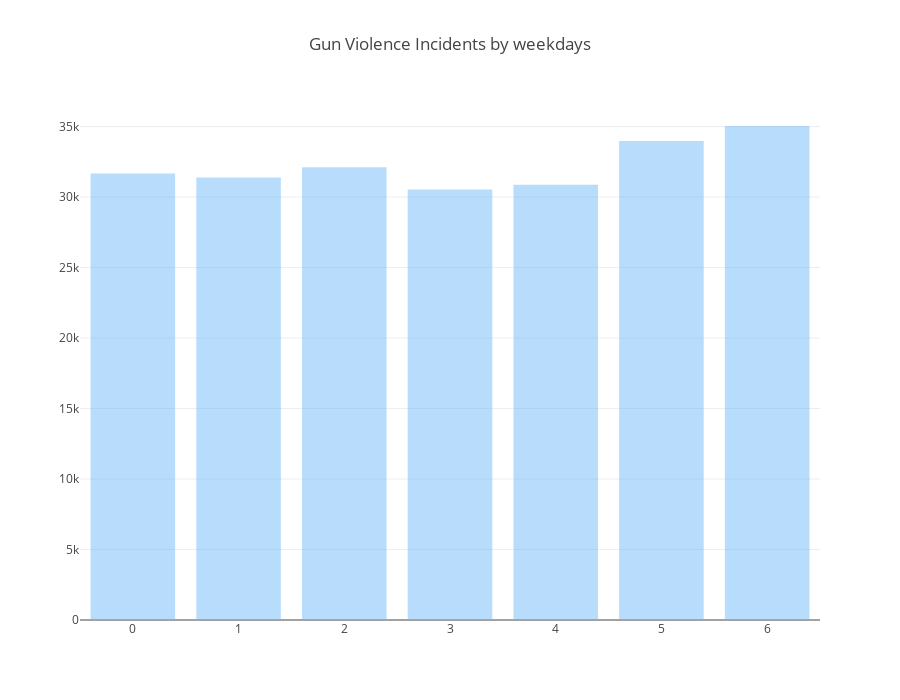

Source (notebook cell):
### Code cell
def create_stack_bar_data(col):
    aggregated = df[col].value_counts()
    x_values = aggregated.index.tolist()
    y_values = aggregated.values.tolist()
    return x_values, y_values

x1, y1 = create_stack_bar_data('weekday')
x1 = x1[:]
y1 = y1[:]
trace1 = go.Bar(x=x1, y=y1, opacity=.8, name="weekday count", marker=dict(color=['rgba(107, 184, 251, 0.6)',
                                                                               'rgba(107, 184, 251, 0.6)',
                                                                               'rgba(107, 184, 251, 0.6)',
                                                                               'rgba(107, 184, 251, 0.6)',
                                                                               'rgba(107, 184, 251, 0.6)',
                                                                               'rgba(107, 184, 251, 0.6)',
                                                                               'rgba(107, 184, 251, 0.6)']))
layout = dict(height=700, title='Gun Violence Incidents by weekdays', legend=dict(orientation="h"))
fig = go.Figure(data=[trace1], layout=layout)
iplot(fig)

### Figure 1 — Plotly figure (JSON) as saved in the notebook; plotly's stock layout.template omitted (floating-point values rounded to 4 significant figures)
{"data": [{"marker": {"color": ["rgba(107, 184, 251, 0.6)", "rgba(107, 184, 251, 0.6)", "rgba(107, 184, 251, 0.6)", "rgba(107, 184, 251, 0.6)", "rgba(107, 184, 251, 0.6)", "rgba(107, 184, 251, 0.6)", "rgba(107, 184, 251, 0.6)"]}, "name": "weekday count", "opacity": 0.8, "type": "bar", "uid": "642ee775-9dfc-4fc4-b99d-b1cb3c7ad6c7", "x": [6, 5, 2, 0, 1, 4, 3], "y": [35041, 33985, 32108, 31674, 31381, 30867, 30541]}], "layout": {"height": 700, "legend": {"orientation": "h"}, "title": {"text": "Gun Violence Incidents by weekdays"}}}
